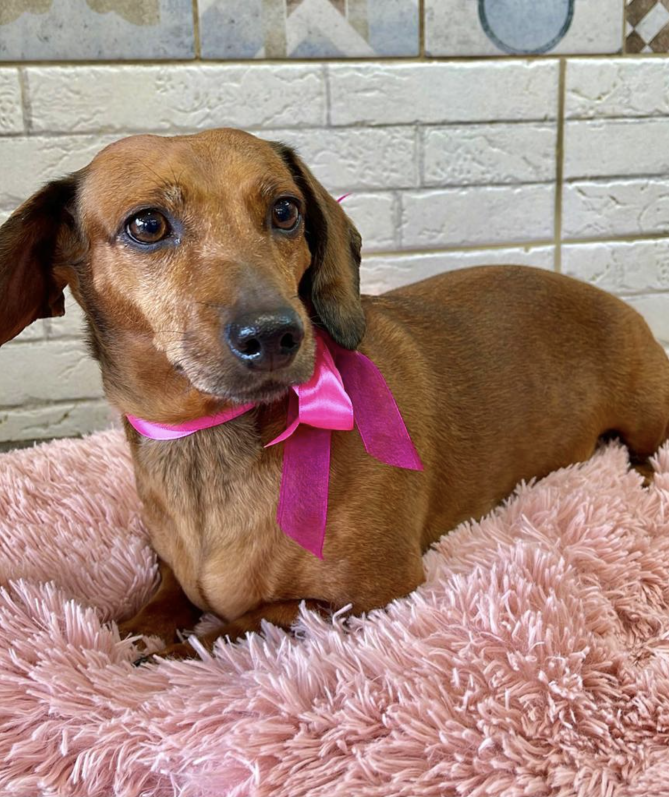
#> input picture Photo Manipulation/image.jpg, 1338 x 1594 px (shown at 1/2 size)
$ jupyter execute --allow-errors 'Photo Manipulation in Python.ipynb'   (shell and % lines are left out)
#> lines starting #> are read from the running program, lines starting #| are printed output that depends on the picture
# PYTHON IMAGE LIBRARY (PIL)       ---> tutorial by PyMoondra

Python Image Library is used for manipulating images and working with the different formats of images. In the new version it is known as PILLOW. There are two methods to display the images in python : one in the photo viewer and the other one in tkinkyer window. PIL displays the image in photo viewer (default image viewer software) but we will mostly use MATPLOTLIB library of python to display images within console.

# Imports

[cell 1]
from PIL import Image
import matplotlib.pyplot as plt
import numpy as np

**EXPLANATION**
- ***from PIL import Image*** = the program is able to load an image and work with that;
- ***import matplotlib.pyplot as plt*** = matplotlib.pyplot is a collection of command style functions that make matplotlib work like MATLAB. Each pyplot function makes some change to a figure (creates figure, creates plotting area in a figure, plots some lines in a plotting area, decorates the plot with labels, etc...). In matplotlib.pyplot various states are preserved across function calls, so that it keeps track of things like the current figure and plotting area, and the plotting functions are directed to the current axes (please note that "axes" here and in most places in the documentation refers to the axes part of a figure and not the strict mathematical term for more than one axis);
- ***import numpy as np*** = If matplotlib were limited to working with lists, it would be fairly useless for numeric processing. Generally, you will use numpy arrays. In fact, all sequences are converted to numpy arrays internally;
- ***%matplotlib inline*** =  function that renders the figure in a notebook (instead of displaying a dump of the figure object).

### **1 - Reading**
We can read the Image using open function of Image module of Python Image Library. This function takes url path of the Image as parameter. You can give pass all the basic image file extensions like jpeg, jpg and png.

[cell 2]
image = Image.open('image.jpg')
#> image is the input picture: PIL image 1338x1594 RGBA; mean R, G, B, A 163.4, 133.3, 123.2, 255
image2 = Image.open('image2.jpg')
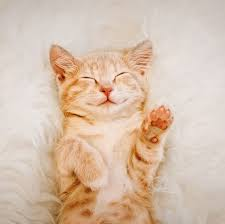
#> input picture Photo Manipulation/image2.jpg, 225 x 224 px
#> image2 is the input picture: PIL image 225x224 RGB; mean R, G, B 215.1, 192.1, 173.1
image3 = Image.open('image3.jpg')
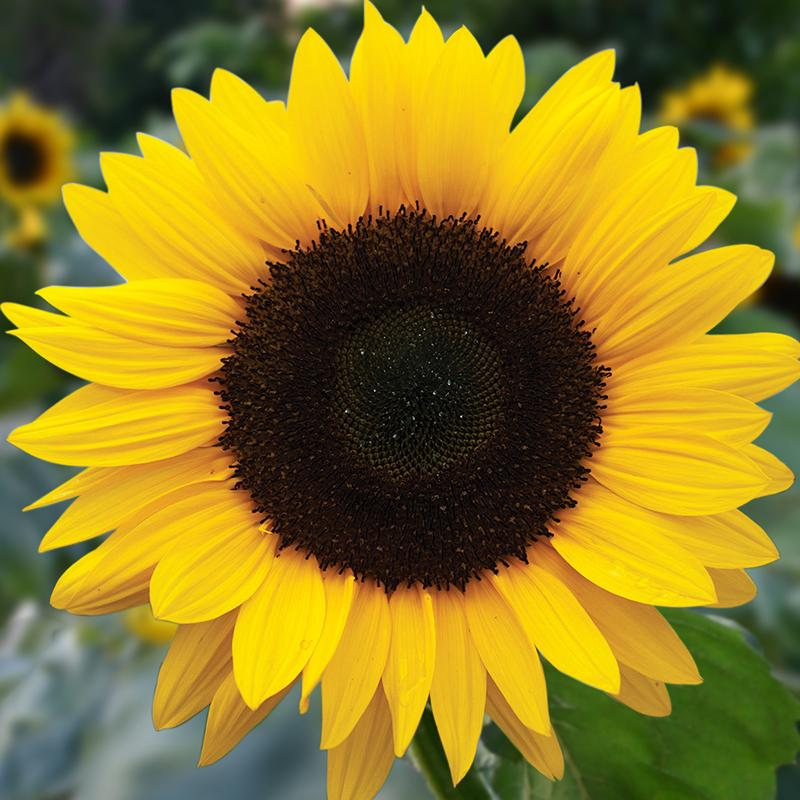
#> input picture Photo Manipulation/image3.jpg, 800 x 800 px
#> image3 is the input picture: PIL image 800x800 RGB; mean R, G, B 144.6, 123.9, 33.6

### **2 - Displaying**
There are two methods to display the images as early discussed:
- **show( )** function of image object displays image in photo viewer
- **imshow(image)** is a function of matlab plot library and it takes the image as parameter and plots the image in axes.

[cell 3]
image.show() #This opens Photo Viewer

[cell 4]
plt.imshow(image)

[cell 5]
plt.imshow(image2)

### 3 - Displaying Properties of Image
We can see some of the properties of image like size, format and mode.
- **size** gives the (length, width).
- **format** gives file format (like png, jpeg, jpg)
- **mode** gives the channel format (HSV, RGB, BGR, etc...)

[cell 6]
print(image.size)
#| (1338, 1594)
print(image.format)
#| PNG
#> (the rest of this cell did not finish here and is left out)

### 4 - Saving
We can store the image using save function that takes directory path including file(filename + file format)

[cell 7]
image2.save("newimage.jpg")

### 5 - Cropping
We can crop some specific region of image by method crop. This crop method accepts a 4-valued tuple represented as (left, top, right, bottom). Left, top, right, and bottom represent the pixel coords of the area you want to crop out. It returns a image object. \
The word Crop can be defined as “to trim” or “cut back”. The Crop tool in most image processing programs is used to trim off the outside edges of a digital image. Cropping can be used to make an image smaller (in pixels) and/or to change the aspect ration (length to width) of the image.

[cell 8]
left = 50
top = 120
right = 250
bottom = 230
crop_image = image.crop((left, top, right, bottom))
plt.imshow(crop_image)

### 6 - Copying
We can duplicate an image using copy function of PIL. It has no parameter and it returns a image object.

[cell 9]
copied_image = image.copy()
plt.imshow(copied_image)

### 7 - Transposing
We can change the orientation of image using transpose function. Transpose function takes one parameter and is method of transpose. There are six transposing methods you can use.

Image.FLIP_LEFT_RIGTH (This inverse the rows of image)
Image.FLIP_TOP_BOTTOM (This inverse the colums of image)
Image.ROTATE_90 (This rotates the image by angle 90)
Image.ROTATE_180 (This rotates the image by angle of 180)
Image.ROTATE_270 (This rotates the image by angle of 270)
Image.TRANSPOSE (This converts the rows into columns)

[cell 10]
transpose_image1 = image.transpose(Image.FLIP_LEFT_RIGHT)
transpose_image2 = image.transpose(Image.FLIP_TOP_BOTTOM)
transpose_image3 = image.transpose(Image.ROTATE_90)
transpose_image4 = image.transpose(Image.ROTATE_180)
transpose_image5 = image.transpose(Image.ROTATE_270)
transpose_image6 = image.transpose(Image.TRANSPOSE)

plt.figure(figsize=(10,10))
plt.subplot(3,2,1)
plt.imshow(transpose_image1)
plt.title('FLIP_LEFT_RIGHT')
plt.subplot(3,2,2)
plt.imshow(transpose_image2)
plt.title('FLIP_TOP_BOTTOM')
plt.subplot(3,2,3)
plt.imshow(transpose_image3)
plt.title('ROTATE_90')
plt.subplot(3,2,4)
plt.imshow(transpose_image4)
plt.title('ROTATE_180')
plt.subplot(3,2,5)
plt.imshow(transpose_image5)
plt.title('ROTATE_270')
plt.subplot(3,2,6)
plt.imshow(transpose_image6)
plt.title('TRANSPOSE')

### 8 - Resizing
This function changes the size of Image in terms of width and heigth.\
This function accepts a dual tuple pair that is the new size of Image.\
This returns the image object. \
Reducing or increasing the size involves various algorithms known as interpolations.

# Interpolation Techniques

___

**NEAREST** \
Pick one nearest pixel from the input image. Ignore all other input pixels. Simple technique, results are king of poor.

**BOX** \
Each pixel of source image contributes to one pixel of the destination image with identical weights. For upscaling is equivalent of NEAREST.

**BILINEAR**

For resize calculate the output pixel value using linear interpolation on all pixels that may contribute to the output value.

**HAMMING** \
Produce a sharper image that BILINEAR, does not have dislocations on local level like with BOX.

**BICUBIC** \
One of the better ones; more expensive time-wise.

**LANCZOS** \
One of the better ones; more expensive time-wise.

[cell 11]
newsize = (300, 300)
plt.figure(figsize=(10,10))

resized_image1 = image.resize(newsize, Image.BILINEAR)
resized_image2 = image.resize(newsize, Image.NEAREST)
resized_image3 = image.resize(newsize, Image.BOX)
resized_image4 = image.resize(newsize, Image.HAMMING)
resized_image5 = image.resize(newsize, Image.BICUBIC)
resized_image6 = image.resize(newsize, Image.LANCZOS)

plt.subplot(3,2,1)
plt.imshow(resized_image1)
plt.title('BILINEAR')
plt.subplot(3,2,2)
plt.imshow(resized_image2)
plt.title('NEAREST')
plt.subplot(3,2,3)
plt.imshow(resized_image3)
plt.title('BOX')
plt.subplot(3,2,4)
plt.imshow(resized_image4)
plt.title('HAMMING')
plt.subplot(3,2,5)
plt.imshow(resized_image5)
plt.title('BICUBIC')
plt.subplot(3,2,6)
plt.imshow(resized_image6)
plt.title('LANCZOS')

### 9 - Rotating
In this function you can rotate by any degree of angle.\
This function accepts an angle parameter.\
This returns the image object.

[cell 12]
angle = 30
rotated_image = image2.rotate(angle)
plt.imshow(rotated_image)

[cell 13]
angle = -30
rotated_image = image2.rotate(angle)
plt.imshow(rotated_image)

### 10 - Text Watermark
Watermark is an identity to be placed on your image; prevent usage without license. We can place simple custom text on the Image with different fonts and font size.

- make the immage editable with ImageDraw
- use ImageFont for specifying font and size
- here we used the Draw method of Image Draw and passed image as parameter in that function. Them creates a font using ImageFont module function truetype and it needs two parameters as input i.e. font and size
- then we used function text of draw object that takes 4 parameters: Point of starting for text, Text to be written, color in RGB, ImageFont object

[cell 14]
from PIL import ImageFont
from PIL import ImageDraw

[cell 15]
watermarked_image = image.copy()
draw = ImageDraw.Draw(watermarked_image)
font = ImageFont.truetype("arial.ttf", 250)
draw.text((0, 0), 'Isotta', (255, 255, 255), font=font)
plt.imshow(watermarked_image)

### 11 - Image Watermark
There is a method past of Image module that pastes the one image onto the other image. This takes two parameters. One is the image to be pasted and other is the point where image should be pasted. We also have thumbnail method of image class. It is similarto resize but importantly it resizes the max input dimensions.

[cell 16]
size = (700, 700)
crop_image = image.copy()
crop_image.thumbnail(size) #preserves aspect ratio
#> crop_image: PIL image 588x700 RGBA

copied_image = image.copy()
copied_image.paste(crop_image, (750,750))
plt.imshow(copied_image)

### 12 - Convert to Black and White
We will use convert method from Image module that can convert image to Black and White image. Convert function accepts one parameter. For Black and White simply pass a string L to convert the image black and white. This function returns the image object.

[cell 17]
bw_image = image.convert('L')
plt.imshow(bw_image, cmap = 'gray') #use cmap = gray for matplotlib to correctly show black and white

### 13 - Convert to Different Formats
We will use convert function of Image module to convert the image to different formats.
Convert function takes a format as string as its parameter and converts the image to that format. This function returns the image object.

[cell 18]
new_format_image = image.convert('HSV') #Hue Saturated Value
#> new_format_image: PIL image 1338x1594 HSV; mean H, S, V 68.7, 82.9, 164.3
print(new_format_image.mode)
#| HSV

### 14 - Convert to Numpy Format
We can convert the image to numpy array using a numpy function array. It takes image as parameter and returns a numpy array.

[cell 19]
numpy_array = np.array(image2)
print(numpy_array.shape)
#| (224, 225, 3)

We can convert the the numpy array back to image.

[cell 20]
numpy_image = Image.fromarray(numpy_array)
plt.imshow(numpy_array)

### 15 - Image Enhancement
Image enhancement is increasing the pixels quality so that image result is more suitable to be used. There are different kinds of image enhancement techniques in image progressing. They include color, contrast, sharpness, brightness, etc.
#### Color Enhancement
Image colors are enhanced.
#### Sharpness Enhancement
Contrast between dark and bright regions are increased.
#### Contrast Enhancement
Degree of color or grayscale variation are increased.
#### Brightness Enhancement
Overall image darkness is enhanced.
All the functions color, contrast, sharpness and brightness are of Image Enhanced Module of Image Library. There functions take image as parameter and return the converted image. We can enhance images depending upon over need. There is a function enhance that takes float number that acts as a factor. Factor value varies from 0 to 1.0 means no change and 1 means maximum enhancement.

[cell 21]
from PIL import ImageEnhance
plt.figure(figsize = (10,10))
image_color_enhan = image.copy()
_image1 = ImageEnhance.Color(image_color_enhan).enhance(2.5)
_image2 = ImageEnhance.Contrast(image_color_enhan).enhance(2.5)
_image3 = ImageEnhance.Brightness(image_color_enhan).enhance(1.5)
_image4 = ImageEnhance.Sharpness(image_color_enhan).enhance(2.5)

plt.subplot(2,2,1)
plt.imshow(_image1)
plt.title('Color')
plt.subplot(2,2,2)
plt.imshow(_image2)
plt.title('Contrast')
plt.subplot(2,2,3)
plt.imshow(_image3)
plt.title('Brightness')
plt.subplot(2,2,4)
plt.imshow(_image4)
plt.title('Sharpness')

[cell 22]
from PIL import ImageEnhance
plt.figure(figsize = (10,10))
image_color_enhan = image.copy()
_image1 = ImageEnhance.Color(image_color_enhan).enhance(.5)
_image2 = ImageEnhance.Contrast(image_color_enhan).enhance(.5)
_image3 = ImageEnhance.Brightness(image_color_enhan).enhance(.5)
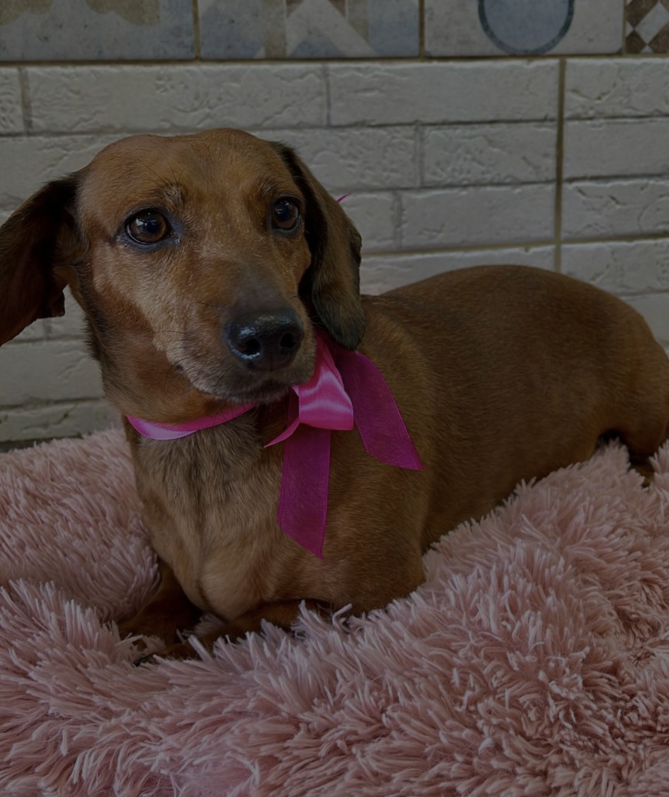
#> _image3: PIL image 1338x1594 RGBA (shown at 1/2 size); mean R, G, B, A 81.4, 66.4, 61.4, 255
_image4 = ImageEnhance.Sharpness(image_color_enhan).enhance(.5)

plt.subplot(2,2,1)
plt.imshow(_image1)
plt.title('Color')
plt.subplot(2,2,2)
plt.imshow(_image2)
plt.title('Contrast')
plt.subplot(2,2,3)
plt.imshow(_image3)
plt.title('Brightness')
plt.subplot(2,2,4)
plt.imshow(_image4)
plt.title('Sharpness')

### 16 - Alpha Blending
Alpha Blending is the mixing of the two images. It is combining of the alpha channel with other layers in an image in order to show translucency.

out = image1 * (1.0-alpha) + image2 * alpha

If the aplha is 0.0, a copy of the first image is returned. If the alpha is 1.0, a copy of the second image is returned. There are no restrictions on the alpha value. If necessary, the result is clipped to fit into the allowed output range (0 and 1),

There are two rules in order to blend images:\
**1-** Make sure the images have the same size\
**2-** Make sure the images have the alpha channel (* .png format)

The function **blend** of Image module takes three parameters. First two take the images to blend and third parameter takes the alpha number. It varies between 0 and 1. This number responsible for varying the translucency between two images.

[cell 23]
first = image2.copy()
second = image3.copy()

second = second.resize(first.size)

image_blend = Image.blend(first, second, 0.3)
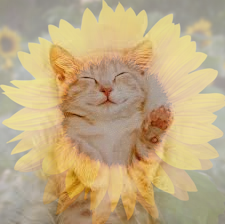
#> image_blend: PIL image 225x224 RGB; mean R, G, B 193.5, 171.2, 130.8
plt.imshow(image_blend)

### 17 - Image Transform
Image transform can be applied to an image to convert it from one domain to another. There are different types of transformation in python image library. They all come under a module ImageTransform.

- **AffineTransform**: it preserves straight line, points and planes. The parallel line/rows same after the tranformation. Data is a 6-tuple (a,b,c,d,e,f) which contains the first two rows from an affine transform matrix. For each pixel (x,y) in the output image, the new value is taken from a position (a x + b y + c, d x + e y + f) in the input image, rounded to the nearest pixel. This function can be used to scale, translate, rotate, and shear the original image.

- **ExtentTransform**: it computes the minimum and maximum values for a data field, producing a [min, max] array. This transform is useful for computing a value range and binding it to a signal name.

- **QUAD**: map a quadrilateral to a rectangle

- **MESH**: map a number of source quadrilaterals in one operation

In PIL there is a function transform that takes four parameters to transform the image:
1. size of image
2. type of transformation
3. matrix value for transformation (6-tuples values of Affine and 4-Tuple values for Extent
4. interpolation (optional)

[cell 24]
image_transform = image.copy()
image_transform = image_transform.transform(image_transform.size, Image.AFFINE,(1, -0.4, 0.2*image_transform.size[0],0,1,0))
plt.imshow(image_transform)

[cell 25]
image_transform = image.copy()
image_transform = image_transform.transform(image_transform.size, Image.EXTENT,(100,100,image_transform.size[0],image_transform.size[1]//2))
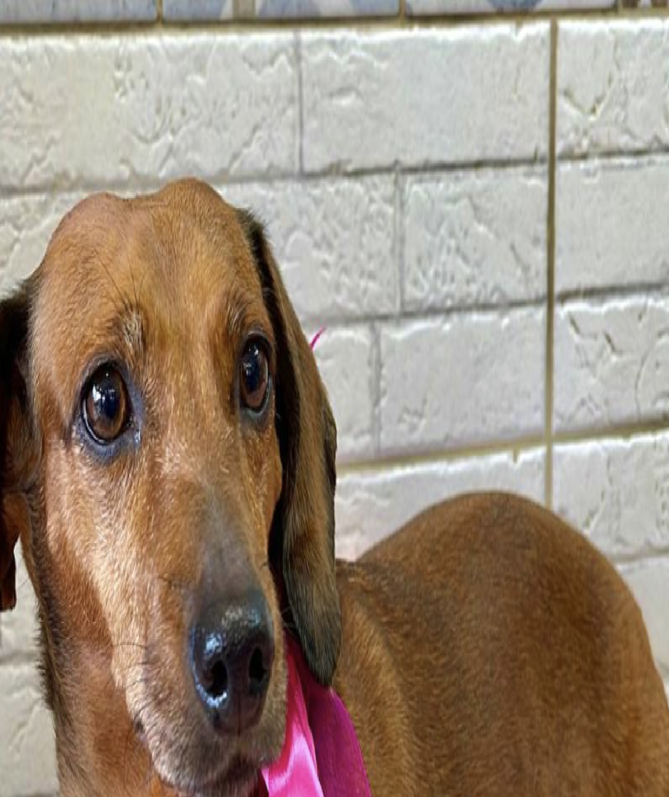
#> image_transform: PIL image 1338x1594 RGBA (shown at 1/2 size); mean R, G, B, A 154, 137.3, 121.5, 255
plt.imshow(image_transform)

### 18 - Flipping Channels
We can do the flipping of channels by getting the channels first and then merging them in your desired orientation. Split function is used to return the channels of image. Merge takes two parameters, orientations and the values of of channels. It returns the image so that we can use it further.

[cell 26]
image_channels = image3.copy()
r, g, b = image_channels.split()
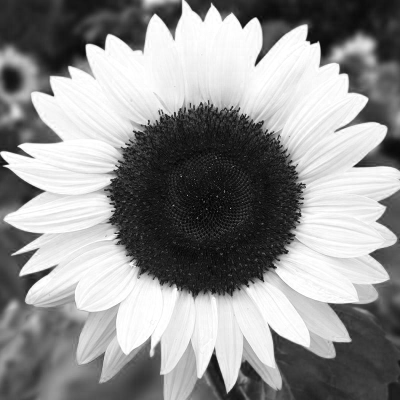
#> r: PIL image 800x800 L (shown at 1/2 size); min 0, max 255, mean 144.6
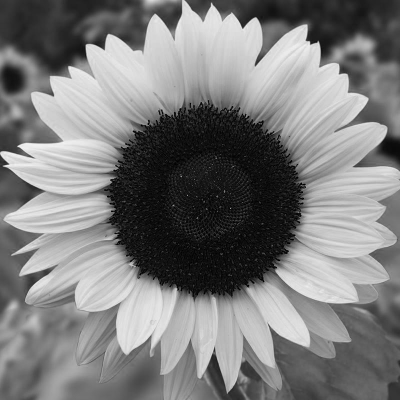
#> g: PIL image 800x800 L (shown at 1/2 size); min 0, max 251, mean 123.9
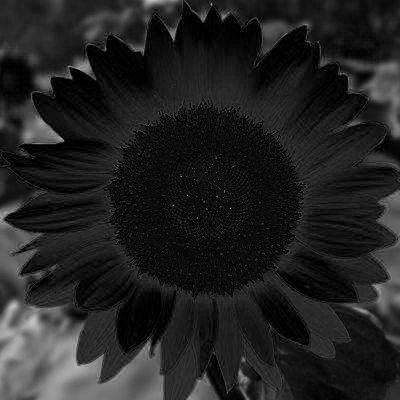
#> b: PIL image 800x800 L (shown at 1/2 size); min 0, max 243, mean 33.6
im = Image.merge('RGB', (b,g,r))
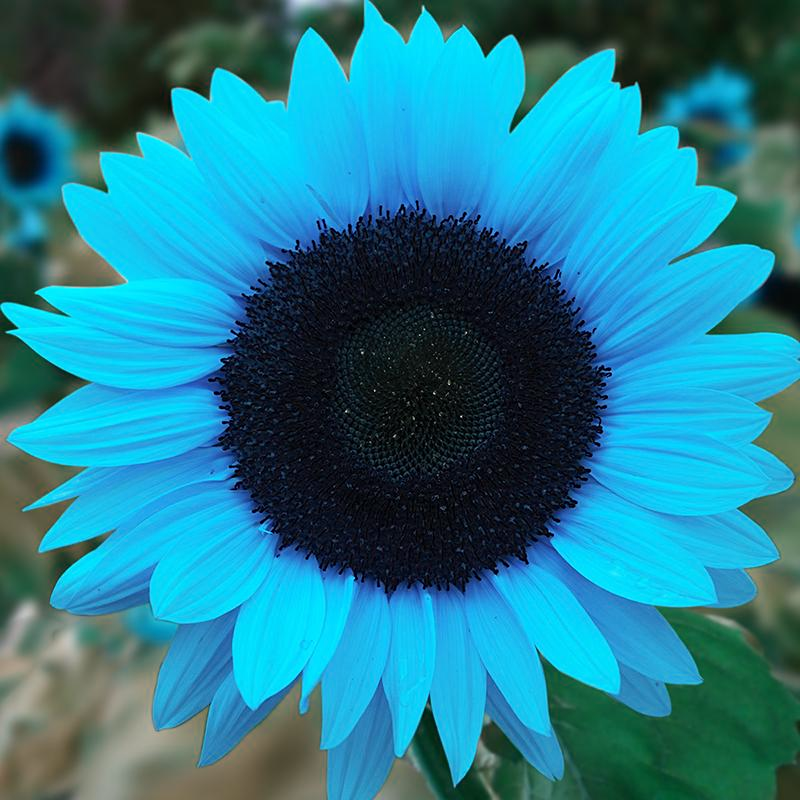
#> im: PIL image 800x800 RGB; mean R, G, B 33.6, 123.9, 144.6
plt.imshow(im)
